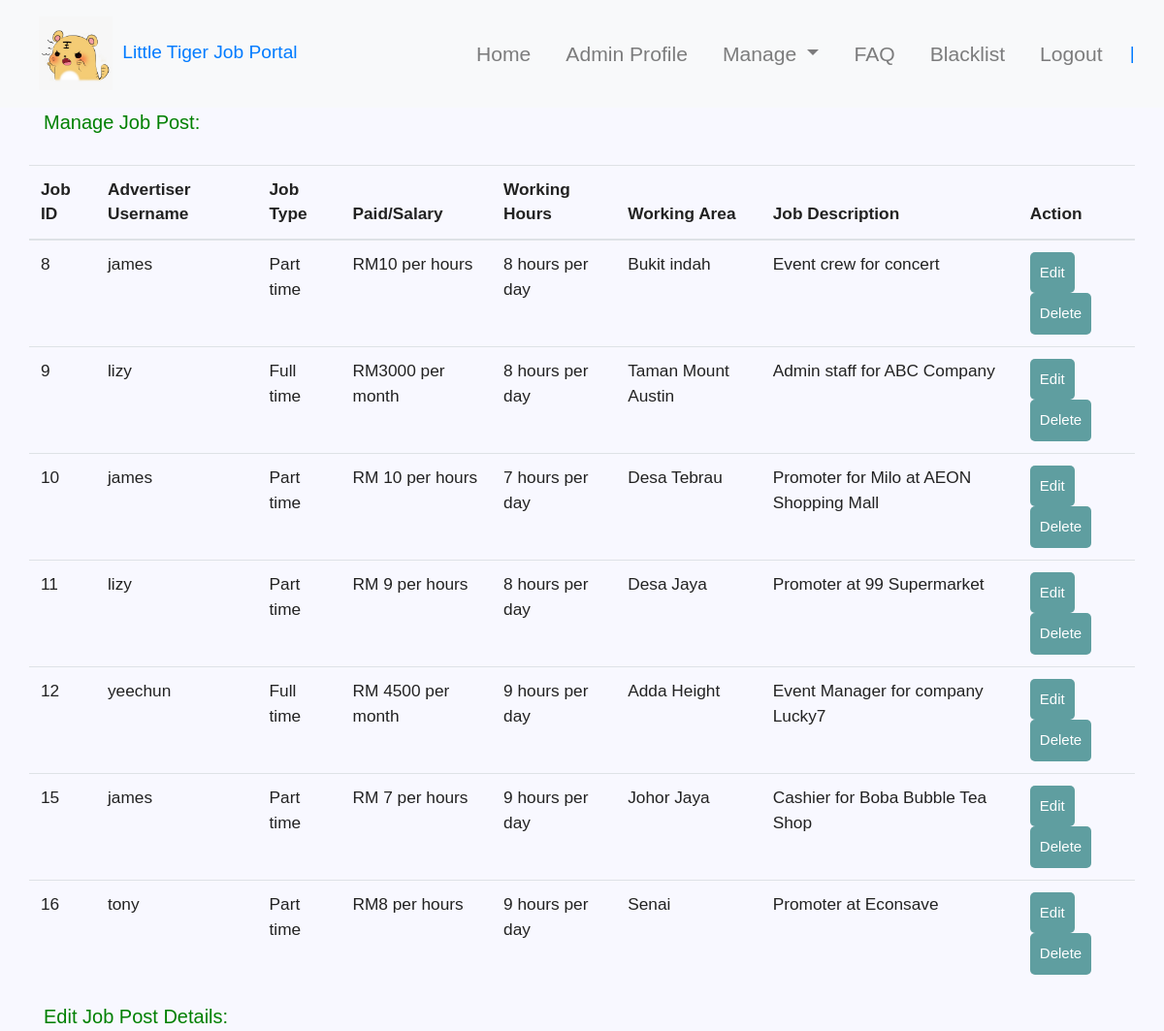
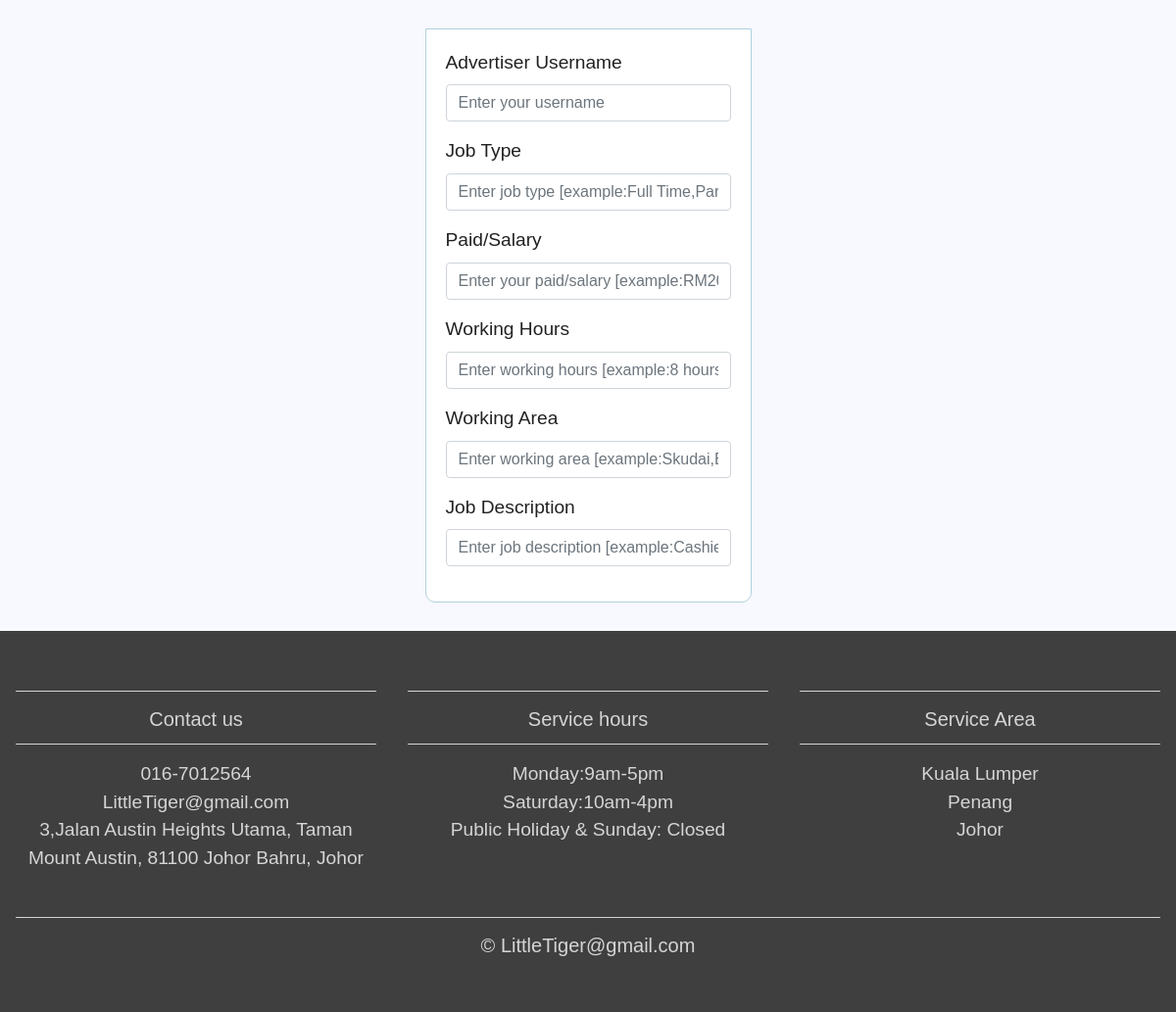
Page /managepostjob.php on the committed database (2 pictures, top to bottom).
### tables this page shows
CREATE TABLE IF NOT EXISTS `findjob` (
  `ID` int(11) NOT NULL AUTO_INCREMENT,
  `Username` varchar(100) NOT NULL,
  `jobtype` varchar(100) NOT NULL,
  `paidsalary` varchar(100) NOT NULL,
  `workinghours` varchar(100) NOT NULL,
  `workingarea` varchar(100) NOT NULL,
  `jobdescription` varchar(100) NOT NULL,
  PRIMARY KEY (`ID`)
);

### server.php (called while the page is built, shortened)
<?php
$Username2='';
$jobtype ='';
$paidsalary ='';
$workinghours ='';
$workingarea ='';
$jobdescription ='';
?>

### managepostjob.php (the view, shortened to what this page needs)
<?php include('server.php') ;
?>
 <!DOCTYPE html>
<html lang="en">
<head>
	<link rel="stylesheet" href="https://maxcdn.bootstrapcdn.com/bootstrap/4.0.0/css/bootstrap.min.css">
	<link href="css/style.css" rel="stylesheet">
</head>
<body>
<nav class="navbar navbar-expand-md navbar-light bg-light sticky-top">
<div class="container-fluid">
	<a class="navbvar-brand" href="#"><img class="logo" src="img/Tiger.jpg">Little Tiger Job Portal</a>
	<div class="collapse navbar-collapse" id="navbarResponsive">
		<ul class="navbar-nav ml-auto">
		<li class="nav-item">
			<a class="nav-link" href="admin.php">Home</a>
        </li>
        <li class="nav-item">
			<a class="nav-link" href="adminprofile.php">Admin Profile</a>
		</li>
        <li class="nav-item dropdown">
        <a class="nav-link dropdown-toggle" href="#" id="navbarDropdown" role="button" data-toggle="dropdown" aria-haspopup="true" aria-expanded="false">
          Manage
        </a>
      </li>
		<li class="nav-item">
			<a class="nav-link" href="adminfaq.php">FAQ</a>
        </li>
        <li class="nav-item">
			<a class="nav-link" href="adminblacklist.php">Blacklist</a>
		</li>
		<li class="nav-item">
			<a class="nav-link" href="index.php">Logout</a>
		</li>
	</ul>
    <a class="navbvar-brand" href="#">| <?php echo $_SESSION['username']; ?></a>
</div>
</div>
</nav>
<?php require_once 'server.php'; ?>
    <div class="container">
    <?php
        $mysqli = new mysqli('localhost', 'root', 'password', 'jobportal') or die(mysqli_error($mysqli));
        $result = $mysqli->query("SELECT * FROM findjob") or die($mysqli_error);
        ?>
        <p style="font-size:20px; color:green;">Manage Job Post:</p><br>
        <div class="row justify-content-center">
            <table class="table">
                <thead>
                    <tr>
                        <th>Job ID</th>
                        <th>Advertiser Username</th>
                        <th>Job Type</th>
                        <th>Paid/Salary</th>
                        <th>Working Hours</th>
                        <th>Working Area</th>
                        <th>Job Description</th>
                        <th colspan="7">Action</th>
                </thead>
        <?php
            while ($row = $result->fetch_assoc()): ?>
                <tr>
                    <td><?php echo $row['ID']; ?></td>
                    <td><?php echo $row['Username']; ?></td>
                    <td><?php echo $row['jobtype']; ?></td>
                    <td><?php echo $row['paidsalary']; ?></td>
                    <td><?php echo $row['workinghours']; ?></td>
                    <td><?php echo $row['workingarea']; ?></td>
                    <td><?php echo $row['jobdescription']; ?></td>
                    <td>
                        <a href="managepostjob.php?editpostjob=<?php echo $row['ID']; ?>"
                            class="btn btn-info">Edit</a>
                            <a href="managepostjob.php?deletepostjob=<?php echo $row['ID']; ?>"
                            class="btn btn-danger">Delete</a>
                    </td>
                </tr>
            <?php endwhile; ?>
            </table>
        </div>
    <p style="font-size:20px; color:green;">Edit Job Post Details:</p><br>
    <div >
    <form action="managepostjob.php" method="POST">
        <div class="form-group">
        <label>Advertiser Username</label>
        <input type="text" name="Username2" value="<?php echo $Username2;?>" class="form-control" placeholder="Enter your username">
        </div>
        <div class="form-group">
        <label>Job Type</label>
        <input type="text" name="jobtype" class="form-control" value="<?php echo $jobtype;?>" placeholder="Enter job type [example:Full Time,Part Time]">
        </div>
        <div class="form-group">
        <label>Paid/Salary</label>
        <input type="text" name="paidsalary" value="<?php echo $paidsalary;?>" class="form-control" placeholder="Enter your paid/salary [example:RM2000 per month,RM8 per hours]">
        </div>
        <div class="form-group">
        <label>Working Hours</label>
        <input type="text" name="workinghours" value="<?php echo $workinghours;?>" class="form-control" placeholder="Enter working hours [example:8 hours per day]">
        </div>
        <div class="form-group">
        <label>Working Area</label>
        <input type="text" name="workingarea" value="<?php echo $workingarea;?>" class="form-control" placeholder="Enter working area [example:Skudai,Bukit Indah]">
        </div>
        <div class="form-group">
        <label>Job Description</label>
        <input type="text" name="jobdescription" value="<?php echo $jobdescription;?>" class="form-control" placeholder="Enter job description [example:Cashier,Event Crew]">
        </div>
</form>
</div>
</div>
</body>
</html>
<footer>
<div class="container-fluid padding">
<div class="row text-center">
	<div class="col-md-4">
		<hr class="light">
		<h5>Contact us</h5>
		<hr class="light">
		<p>016-7012564</p>
		<p>LittleTiger@gmail.com</p>
		<p>3,Jalan Austin Heights Utama,
		Taman Mount Austin, 81100 Johor Bahru, Johor</p>
	</div>
	    <div class="col-md-4">
		<hr class="light">
		<h5>Service hours</h5>
		<hr class="light">
		<p>Monday:9am-5pm</p>
		<p>Saturday:10am-4pm</p>
		<p>Public Holiday & Sunday: Closed</p>
	</div>
	<div class="col-md-4">
		<hr class="light">
		<h5>Service Area</h5>
		<hr class="light">
		<p>Kuala Lumper</p>
		<p>Penang</p>
		<p>Johor</p>
	</div>
	<div class="col-12">
		<hr class="light-100">
		<h5>&COPY; LittleTiger@gmail.com</h5>
	</div>
	</div>
</div>
</footer>
</body>
</html>

### css/style.css (style rules this page uses)
.logo { height: 80px; padding: 2px 10px; }
html, body { height: 100%; width: 100%; font-family: 'Poppins',sans-serif; color:#222; }
.navbar { padding: .8em; }
.navbar-nav li { padding-right: 20px; }
.nav-link { font-size: 1.1em !important; }
.padding { padding-bottom: 2rem; }
footer { background-color: #3f3f3f; color: #d5d5d5; padding-top: 2rem; }
hr.light { border-top: 1px solid #d5d5d5; width: 100%; margin-top: .8rem; margin-bottom: 1rem; }
hr.light-100 { border-top: 1px solid #d5d5d5; width: 100%; margin-top: .8rem; margin-bottom: 1rem; }
[class*="col-"] { padding: 1rem; }
* { margin: 0px; padding: 0px; }
body { font-size: 120%; background: #F8F8FF; }
form, .content { width: 30%; margin: 0px auto; padding: 20px; border: 1px solid #b0d0de; background: white; border-radius: 0px 0px 10px 10px; }
.btn { padding: 10px; font-size: 15px; color: white; background: #5F9EA0; border: none; border-radius: 5px; }
.table { font-size: 90%; }
body { font-family: arial; }
p { margin: 0; padding: 0; }

### rows in the picture
findjob: ID "8", Username "james", jobtype "Part time", paidsalary "RM10 per hours", workinghours "8 hours per day", workingarea "Bukit indah", jobdescription "Event crew for concert"
findjob: ID "9", Username "lizy", jobtype "Full time", paidsalary "RM3000 per month", workinghours "8 hours per day", workingarea "Taman Mount Austin", jobdescription "Admin staff for ABC Company"
findjob: ID "10", Username "james", jobtype "Part time", paidsalary "RM 10 per hours", workinghours "7 hours per day", workingarea "Desa Tebrau", jobdescription "Promoter for Milo at AEON Shopping Mall"
findjob: ID "11", Username "lizy", jobtype "Part time", paidsalary "RM 9 per hours", workinghours "8 hours per day", workingarea "Desa Jaya", jobdescription "Promoter at 99 Supermarket"
findjob: ID "12", Username "yeechun", jobtype "Full time", paidsalary "RM 4500 per month", workinghours "9 hours per day", workingarea "Adda Height", jobdescription "Event Manager for company Lucky7"
findjob: ID "15", Username "james", jobtype "Part time", paidsalary "RM 7 per hours", workinghours "9 hours per day", workingarea "Johor Jaya", jobdescription "Cashier for Boba Bubble Tea Shop"
findjob: ID "16", Username "tony", jobtype "Part time", paidsalary "RM8 per hours", workinghours "9 hours per day", workingarea "Senai", jobdescription "Promoter at Econsave"
